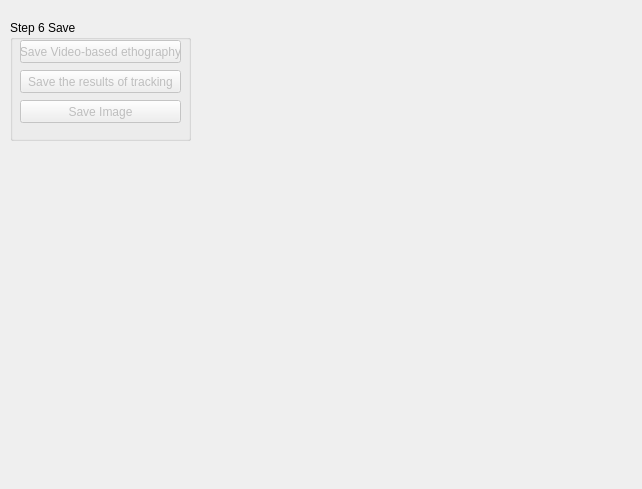
            <widget class="QWidget" name="tab_6">
             <attribute name="title">
              <string>Exit and Save</string>
             </attribute>
             <widget class="QGroupBox" name="groupBox_7">
              <property name="geometry">
               <rect>
                <x>10</x>
                <y>20</y>
                <width>181</width>
                <height>121</height>
               </rect>
              </property>
              <property name="title">
               <string>Step 6 Save</string>
              </property>
              <widget class="QPushButton" name="pbGravarAnalasiProces">
               <property name="enabled">
                <bool>false</bool>
               </property>
               <property name="geometry">
                <rect>
                 <x>10</x>
                 <y>50</y>
                 <width>161</width>
                 <height>23</height>
                </rect>
               </property>
               <property name="text">
                <string>Save the results of tracking</string>
               </property>
              </widget>
              <widget class="QPushButton" name="pbGravarAnalasiteEtografica">
               <property name="enabled">
                <bool>false</bool>
               </property>
               <property name="geometry">
                <rect>
                 <x>10</x>
                 <y>20</y>
                 <width>161</width>
                 <height>23</height>
                </rect>
               </property>
               <property name="text">
                <string>Save Video-based ethography</string>
               </property>
              </widget>
              <widget class="QPushButton" name="pbSaveImage">
               <property name="enabled">
                <bool>false</bool>
               </property>
               <property name="geometry">
                <rect>
                 <x>10</x>
                 <y>80</y>
                 <width>161</width>
                 <height>23</height>
                </rect>
               </property>
               <property name="text">
                <string>Save Image</string>
               </property>
              </widget>
             </widget>
             <widget class="QWidget" name="widControle1" native="true">
              <property name="geometry">
               <rect>
                <x>30</x>
                <y>450</y>
                <width>603</width>
                <height>30</height>
               </rect>
              </property>
              <property name="minimumSize">
               <size>
                <width>0</width>
                <height>20</height>
               </size>
              </property>
              <property name="maximumSize">
               <size>
                <width>16777215</width>
                <height>30</height>
               </size>
              </property>
              <layout class="QVBoxLayout" name="verticalLayout"/>
             </widget>
            </widget>
